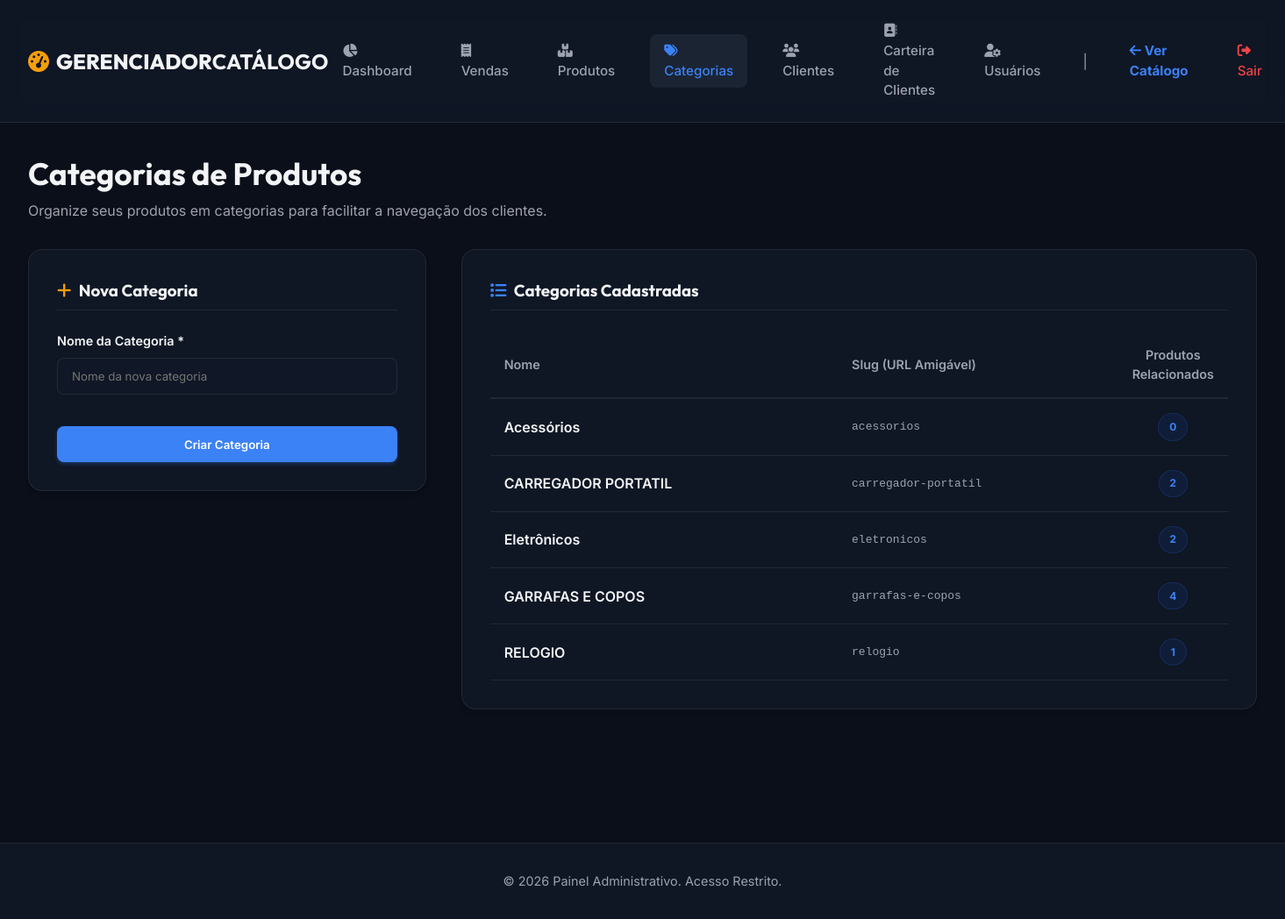
The page /dashboard/categorias/ (signed in) on the database its author committed.
### catalogo/models.py (models this page shows, shortened)
class Category(models.Model):
    name = models.CharField(max_length=100, verbose_name="Nome")
    slug = models.SlugField(unique=True, verbose_name="Slug")
    class Meta:
        verbose_name = "Categoria"
        verbose_name_plural = "Categorias"

### catalogo/views.py (the view)
# urls.py: path('dashboard/categorias/', views.admin_categories, name='admin_categories'),
@staff_member_required
def admin_categories(request):
    if request.method == 'POST':
        form = CategoryForm(request.POST)
        if form.is_valid():
            category = form.save(commit=False)
            category.slug = slugify(category.name)
            category.save()
            messages.success(request, f"Categoria '{category.name}' cadastrada com sucesso!")
            return redirect('admin_categories')
    else:
        form = CategoryForm()
    categories = Category.objects.all().order_by('name')
    return render(request, 'catalogo/admin_categories.html', {
        'form': form,
        'categories': categories
    })

### catalogo/forms.py
class CategoryForm(forms.ModelForm):
    class Meta:
        model = Category
        fields = ["name"]
        widgets = {
            "name": forms.TextInput(attrs={"class": "form-control", "placeholder": "Nome da nova categoria"}),
        }

### catalogo/templates/catalogo/admin_categories.html (shortened to what this page needs)
{% extends 'catalogo/admin_base.html' %}
{% block content %}
    <div class="admin-card-header" style="margin-bottom: 2rem;">
        <div>
            <h1 style="font-family: var(--font-title); font-size: 2.2rem; margin-bottom: 0.2rem;">Categorias de Produtos</h1>
            <p style="color: var(--text-muted);">Organize seus produtos em categorias para facilitar a navegação dos clientes.</p>
        </div>
    </div>
    <div class="admin-layout-grid">
        <div class="admin-card">
            <h3 style="font-family: var(--font-title); margin-bottom: 1.5rem; border-bottom: 1px solid var(--border); padding-bottom: 0.5rem;">
                <i class="fa-solid fa-plus" style="color: var(--warning); margin-right: 0.3rem;"></i> Nova Categoria
            </h3>
            <form method="POST">
                <div class="form-group">
                    <label for="{{ form.name.id_for_label }}">Nome da Categoria *</label>
                    {{ form.name }}
                </div>
                <button type="submit" class="btn btn-primary" style="width: 100%; padding: 0.8rem; margin-top: 1rem;">
                    Criar Categoria
                </button>
            </form>
        </div>
        <div class="admin-card">
            <h3 style="font-family: var(--font-title); margin-bottom: 1.5rem; border-bottom: 1px solid var(--border); padding-bottom: 0.5rem;">
                <i class="fa-solid fa-list" style="color: var(--accent); margin-right: 0.3rem;"></i> Categorias Cadastradas
            </h3>
            <div class="table-responsive">
                <table class="admin-table">
                    <thead>
                        <tr>
                            <th>Nome</th>
                            <th>Slug (URL Amigável)</th>
                            <th style="width: 100px; text-align: center;">Produtos Relacionados</th>
                        </tr>
                    </thead>
                    <tbody>
                        {% for cat in categories %}
                            <tr>
                                <td style="font-weight: 600;">{{ cat.name }}</td>
                                <td style="font-family: monospace; color: var(--text-muted);">{{ cat.slug }}</td>
                                <td style="text-align: center; font-weight: bold;">
                                    <span class="badge" style="background: rgba(37, 99, 235, 0.1); color: var(--accent); border: 1px solid rgba(37, 99, 235, 0.2);">
                                        {{ cat.products.count }}
                                    </span>
                                </td>
                            </tr>
                        {% endfor %}
                    </tbody>
                </table>
            </div>
        </div>
    </div>
{% endblock %}

### static/css/style.css (style rules this page uses)
:root { --font-primary: 'Inter', sans-serif; --font-title: 'Outfit', sans-serif; --bg-app: #f8fafc; --bg-card: #ffffff; --bg-hover: #f1f5f9; --text-main: #0f172a; --text-muted: #64748b; --accent: #2563eb; --accent-glow: rgba(37, 99, 235, 0.15); --border: #e2e8f0; --success: #10b981; --warning: #f59e0b; --danger: #ef4444; --radius-sm: 8px; --radius-md: 16px; --radius-lg: 24px; --shadow-sm: 0 1px 3px 0 rgb(0 0 0 / 0.1), 0 1px 2px -1px rgb(0 0 0 / 0.1); --shadow-md: 0 4px 6px -1px rgb(0 0 0 / 0.1), 0 2px 4px -2px rgb(0 0 0 / 0.1); --shadow-lg: 0 20px 25px -5px rgb(0 0 0 / 0.1), 0 8px 10px -6px rgb(0 0 0 / 0.1); --transition: all 0.3s cubic-bezier(0.4, 0, 0.2, 1); }
.admin-theme { --bg-app: #0b0f19; --bg-card: rgba(17, 24, 39, 0.8); --bg-hover: rgba(31, 41, 55, 0.8); --text-main: #f3f4f6; --text-muted: #9ca3af; --accent: #3b82f6; --accent-glow: rgba(59, 130, 246, 0.3); --border: rgba(255, 255, 255, 0.08); --success: #10b981; --warning: #f59e0b; --danger: #ef4444; --shadow-lg: 0 20px 30px rgba(0, 0, 0, 0.5), 0 0 20px rgba(59, 130, 246, 0.05); }
* { margin: 0; padding: 0; box-sizing: border-box; }
body { background-color: var(--bg-app); color: var(--text-main); font-family: var(--font-primary); line-height: 1.5; transition: var(--transition); overflow-x: hidden; }
h1, h2, h3, h4, h5, h6 { font-family: var(--font-title); font-weight: 700; }
.btn { background: var(--bg-hover); color: var(--text-main); border: none; padding: 0.7rem 1.2rem; border-radius: var(--radius-sm); font-weight: 600; text-align: center; cursor: pointer; transition: var(--transition); font-family: var(--font-primary); }
.btn-primary { background: var(--accent); color: white; box-shadow: 0 2px 4px var(--accent-glow); }
.form-group { margin-bottom: 1.25rem; }
.form-group label { display: block; font-weight: 600; margin-bottom: 0.5rem; font-size: 0.9rem; }
.form-control, .form-select { width: 100%; padding: 0.75rem 1rem; border-radius: var(--radius-sm); border: 1px solid var(--border); font-family: var(--font-primary); background: var(--bg-card); color: var(--text-main); outline: none; transition: var(--transition); }
.admin-card { background: var(--bg-card); border: 1px solid var(--border); border-radius: var(--radius-md); padding: 2rem; box-shadow: var(--shadow-md); margin-bottom: 2.5rem; }
.admin-card-header { display: flex; justify-content: space-between; align-items: center; margin-bottom: 1.5rem; flex-wrap: wrap; gap: 1rem; }
.table-responsive { width: 100%; overflow-x: auto; }
.admin-table { width: 100%; border-collapse: collapse; text-align: left; }
.admin-table th { padding: 1rem; border-bottom: 2px solid var(--border); color: var(--text-muted); font-weight: 600; font-size: 0.9rem; }
.admin-table td { padding: 1rem; border-bottom: 1px solid var(--border); vertical-align: middle; }
.badge { display: inline-block; padding: 0.35rem 0.75rem; border-radius: 99px; font-size: 0.75rem; font-weight: 700; text-transform: uppercase; }
.admin-layout-grid { display: grid; grid-template-columns: 1fr 2fr; gap: 2.5rem; align-items: start; }

### catalogo/templates/catalogo/admin_base.html (style rules this page uses)
body.admin-theme { background-color: var(--bg-app); color: var(--text-main); }

### rows shown on the page
Category: name "Acessórios", slug "acessorios", products.count "0"
Category: name "CARREGADOR PORTATIL", slug "carregador-portatil", products.count "2"
Category: name "Eletrônicos", slug "eletronicos", products.count "2"
Category: name "GARRAFAS E COPOS", slug "garrafas-e-copos", products.count "4"
Category: name "RELOGIO", slug "relogio", products.count "1"
